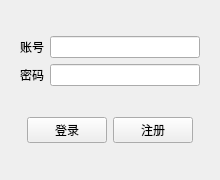
<?xml version="1.0" encoding="UTF-8"?>
<ui version="4.0">
 <class>LoginWidget</class>
 <widget class="QWidget" name="LoginWidget">
  <property name="geometry">
   <rect>
    <x>0</x>
    <y>0</y>
    <width>220</width>
    <height>180</height>
   </rect>
  </property>
  <property name="sizePolicy">
   <sizepolicy hsizetype="Preferred" vsizetype="Fixed">
    <horstretch>0</horstretch>
    <verstretch>0</verstretch>
   </sizepolicy>
  </property>
  <property name="windowTitle">
   <string>LoginWidget</string>
  </property>
  <layout class="QVBoxLayout" name="verticalLayout">
   <item>
    <widget class="QWidget" name="widget" native="true">
     <property name="sizePolicy">
      <sizepolicy hsizetype="Preferred" vsizetype="Fixed">
       <horstretch>0</horstretch>
       <verstretch>0</verstretch>
      </sizepolicy>
     </property>
     <layout class="QGridLayout" name="gridLayout">
      <property name="bottomMargin">
       <number>0</number>
      </property>
      <item row="0" column="1">
       <widget class="QLineEdit" name="idEdit"/>
      </item>
      <item row="0" column="0">
       <widget class="QLabel" name="label">
        <property name="text">
         <string>账号</string>
        </property>
       </widget>
      </item>
      <item row="2" column="1">
       <widget class="QLineEdit" name="passwordEdit">
        <property name="echoMode">
         <enum>QLineEdit::Password</enum>
        </property>
       </widget>
      </item>
      <item row="2" column="0">
       <widget class="QLabel" name="label_2">
        <property name="text">
         <string>密码</string>
        </property>
       </widget>
      </item>
     </layout>
    </widget>
   </item>
   <item>
    <widget class="QWidget" name="widget_2" native="true">
     <property name="sizePolicy">
      <sizepolicy hsizetype="Preferred" vsizetype="Fixed">
       <horstretch>0</horstretch>
       <verstretch>0</verstretch>
      </sizepolicy>
     </property>
     <layout class="QHBoxLayout" name="horizontalLayout">
      <property name="topMargin">
       <number>9</number>
      </property>
      <item>
       <spacer name="horizontalSpacer">
        <property name="orientation">
         <enum>Qt::Horizontal</enum>
        </property>
        <property name="sizeHint" stdset="0">
         <size>
          <width>40</width>
          <height>20</height>
         </size>
        </property>
       </spacer>
      </item>
      <item>
       <widget class="QPushButton" name="loginBtn">
        <property name="text">
         <string>登录</string>
        </property>
       </widget>
      </item>
      <item>
       <widget class="QPushButton" name="createBtn">
        <property name="text">
         <string>注册</string>
        </property>
       </widget>
      </item>
      <item>
       <spacer name="horizontalSpacer_2">
        <property name="orientation">
         <enum>Qt::Horizontal</enum>
        </property>
        <property name="sizeHint" stdset="0">
         <size>
          <width>40</width>
          <height>20</height>
         </size>
        </property>
       </spacer>
      </item>
     </layout>
    </widget>
   </item>
  </layout>
 </widget>
 <resources/>
 <connections/>
</ui>
